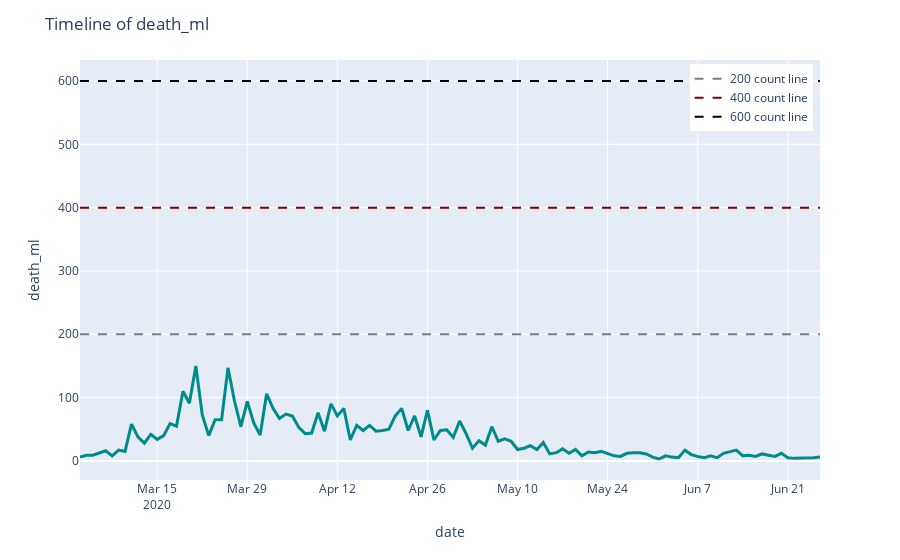

Notebook source saved alongside this figure:
### Markdown cell above
### 4.2.3) Milan

### Code cell
# 4.2.3.1) Timeline of confirmed deaths
plot_death_by_date(df_final, 'date', 'death_ml')
